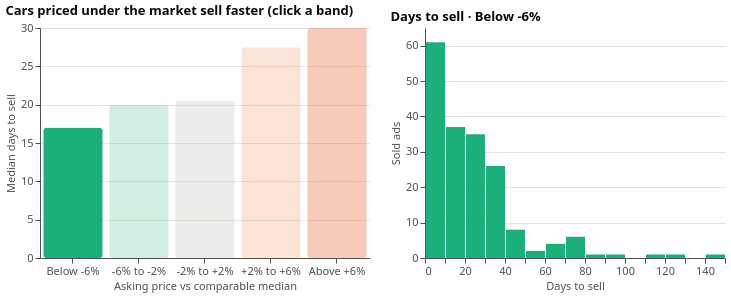

The notebook cell this image was saved under:
### Markdown cell above
## Step 5. Does price position change time to sell?

**Click a price band** on the left to see how long its cars took to sell on the right (sold ads only). Cars priced
under the market should leave faster: that is the pattern the generator planted.

### Code cell
priced = clean_ads[clean_ads["band"] != "Too few comparables"]
sold = priced[priced["is_sold"]]
bands = sold.groupby("band")["days_on_market"].agg(median_days="median", sold="size").reindex(BANDS).reset_index()
bands["sold_within_30d"] = sold.groupby("band")["days_on_market"].apply(lambda d: (d <= 30).mean()).reindex(BANDS).to_numpy()
bands["still_online"] = priced.groupby("band")["is_sold"].apply(lambda s: 1 - s.mean()).reindex(BANDS).to_numpy()

pick = alt.selection_point(name="band", fields=["band"], on="click", value=[{"band": "Below -6%"}])
band_colors = alt.Scale(domain=BANDS, range=[GREEN, "#7fcfae", GREY, "#f2b08f", ORANGE])
left = alt.Chart(bands).mark_bar(cornerRadius=3).encode(
    x=alt.X("band:N", sort=BANDS, title="Asking price vs comparable median", axis=alt.Axis(labelAngle=0)),
    y=alt.Y("median_days:Q", title="Median days to sell"),
    color=alt.Color("band:N", scale=band_colors, legend=None),
    opacity=alt.condition(pick, alt.value(1), alt.value(0.35)),
    tooltip=["band", "median_days", "sold", alt.Tooltip("sold_within_30d:Q", format=".0%"), alt.Tooltip("still_online:Q", format=".0%")],
).add_params(pick).properties(width=330, height=230, title="Cars priced under the market sell faster (click a band)")
right = alt.Chart(sold[["band", "days_on_market"]]).transform_filter(pick).mark_bar(color=BLUE).encode(
    x=alt.X("days_on_market:Q", bin=alt.Bin(step=10), title="Days to sell"),
    y=alt.Y("count():Q", title="Sold ads"),
    color=alt.Color("band:N", scale=band_colors, legend=None),
).properties(width=300, height=230, title=alt.Title(alt.expr("'Days to sell · ' + (band.band ? band.band[0] : '')")))
alt.hconcat(left, right)

### Figure 1 — Vega-Lite specification as saved in the notebook (floating-point values rounded to 4 significant figures; data arrays with more than 128 entries replaced by an {"elided": "..."} marker saying what was removed)
{"config": {"view": {"stroke": null}, "axis": {"gridColor": "#e4e3df", "domainColor": "#52514e", "tickColor": "#52514e", "labelColor": "#52514e", "titleColor": "#52514e", "labelFontSize": 11, "titleFontSize": 11, "titleFontWeight": "normal"}, "legend": {"labelColor": "#52514e", "titleColor": "#52514e"}, "title": {"anchor": "start", "fontSize": 13, "color": "#0b0b0b"}, "font": "system-ui, -apple-system, Segoe UI, sans-serif"}, "hconcat": [{"data": {"name": "data-759e0978c8f1c9fe071af3bb4fc31ecd"}, "mark": {"type": "bar", "cornerRadius": 3}, "encoding": {"color": {"field": "band", "legend": null, "scale": {"domain": ["Below -6%", "-6% to -2%", "-2% to +2%", "+2% to +6%", "Above +6%"], "range": ["#1baf7a", "#7fcfae", "#c9c8c3", "#f2b08f", "#eb6834"]}, "type": "nominal"}, "opacity": {"condition": {"param": "band", "value": 1}, "value": 0.35}, "tooltip": [{"field": "band", "type": "nominal"}, {"field": "median_days", "type": "quantitative"}, {"field": "sold", "type": "quantitative"}, {"field": "sold_within_30d", "format": ".0%", "type": "quantitative"}, {"field": "still_online", "format": ".0%", "type": "quantitative"}], "x": {"axis": {"labelAngle": 0}, "field": "band", "sort": ["Below -6%", "-6% to -2%", "-2% to +2%", "+2% to +6%", "Above +6%"], "title": "Asking price vs comparable median", "type": "nominal"}, "y": {"field": "median_days", "title": "Median days to sell", "type": "quantitative"}}, "height": 230, "name": "view_29b0b1da5a777d57_0", "title": "Cars priced under the market sell faster (click a band)", "width": 330}, {"data": {"name": "data-cb88f73a283b0db3babb2ed0ca5f8724"}, "mark": {"type": "bar", "color": "#2a78d6"}, "encoding": {"color": {"field": "band", "legend": null, "scale": {"domain": ["Below -6%", "-6% to -2%", "-2% to +2%", "+2% to +6%", "Above +6%"], "range": ["#1baf7a", "#7fcfae", "#c9c8c3", "#f2b08f", "#eb6834"]}, "type": "nominal"}, "x": {"bin": {"step": 10}, "field": "days_on_market", "title": "Days to sell", "type": "quantitative"}, "y": {"aggregate": "count", "title": "Sold ads", "type": "quantitative"}}, "height": 230, "title": {"text": {"expr": "'Days to sell · ' + (band.band ? band.band[0] : '')"}}, "transform": [{"filter": {"param": "band"}}], "width": 300}], "params": [{"name": "band", "select": {"type": "point", "fields": ["band"], "on": "click"}, "value": [{"band": "Below -6%"}], "views": ["view_29b0b1da5a777d57_0"]}], "$schema": "https://vega.github.io/schema/vega-lite/v6.4.1.json", "datasets": {"data-759e0978c8f1c9fe071af3bb4fc31ecd": [{"band": "Below -6%", "median_days": 17.0, "sold": 184, "sold_within_30d": 0.7391, "still_online": 0.08458}, {"band": "-6% to -2%", "median_days": 20.0, "sold": 156, "sold_within_30d": 0.6474, "still_online": 0.1746}, {"band": "-2% to +2%", "median_days": 20.5, "sold": 150, "sold_within_30d": 0.64, "still_online": 0.1935}, {"band": "+2% to +6%", "median_days": 27.5, "sold": 132, "sold_within_30d": 0.5303, "still_online": 0.2143}, {"band": "Above +6%", "median_days": 30.0, "sold": 143, "sold_within_30d": 0.5105, "still_online": 0.2886}], "data-cb88f73a283b0db3babb2ed0ca5f8724": {"elided": "765 records"}}}
